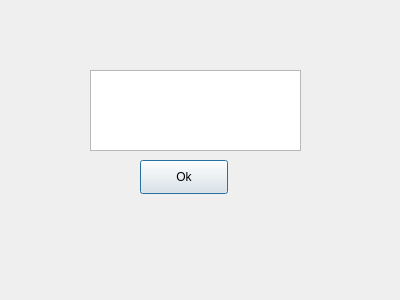
<?xml version="1.0" encoding="UTF-8"?>
<ui version="4.0">
 <class>Dialog</class>
 <widget class="QDialog" name="Dialog">
  <property name="geometry">
   <rect>
    <x>0</x>
    <y>0</y>
    <width>400</width>
    <height>300</height>
   </rect>
  </property>
  <property name="windowTitle">
   <string>Dialog</string>
  </property>
  <widget class="QTextEdit" name="textEdit">
   <property name="geometry">
    <rect>
     <x>90</x>
     <y>70</y>
     <width>211</width>
     <height>81</height>
    </rect>
   </property>
  </widget>
  <widget class="QPushButton" name="pushButton">
   <property name="geometry">
    <rect>
     <x>140</x>
     <y>160</y>
     <width>88</width>
     <height>34</height>
    </rect>
   </property>
   <property name="text">
    <string>Ok</string>
   </property>
  </widget>
 </widget>
 <resources/>
 <connections/>
</ui>
